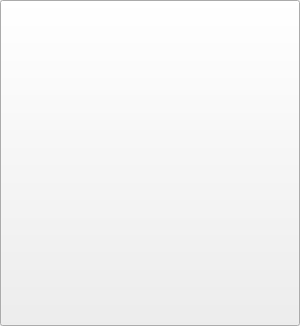
<?xml version="1.0" encoding="UTF-8"?>
<ui version="4.0">
 <class>TextMotionTemplateButton</class>
 <widget class="QPushButton" name="TextMotionTemplateButton">
  <property name="geometry">
   <rect>
    <x>0</x>
    <y>0</y>
    <width>300</width>
    <height>326</height>
   </rect>
  </property>
  <property name="windowTitle">
   <string>Frame</string>
  </property>
  <property name="styleSheet">
   <string notr="true"/>
  </property>
  <property name="checkable">
   <bool>true</bool>
  </property>
  <property name="autoExclusive">
   <bool>false</bool>
  </property>
  <layout class="QVBoxLayout" name="verticalLayout">
   <item>
    <widget class="QLabel" name="templateGifLabel">
     <property name="styleSheet">
      <string notr="true"/>
     </property>
     <property name="text">
      <string/>
     </property>
    </widget>
   </item>
  </layout>
 </widget>
 <resources/>
 <connections/>
</ui>
